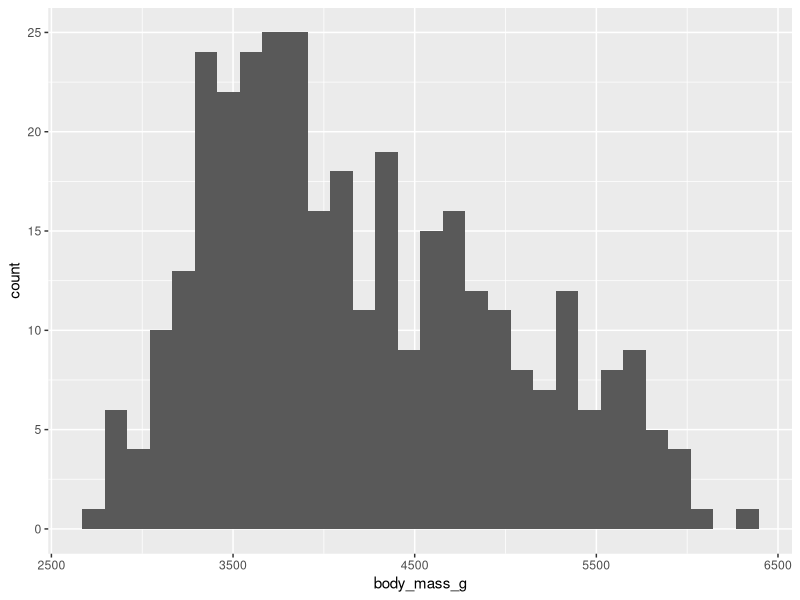
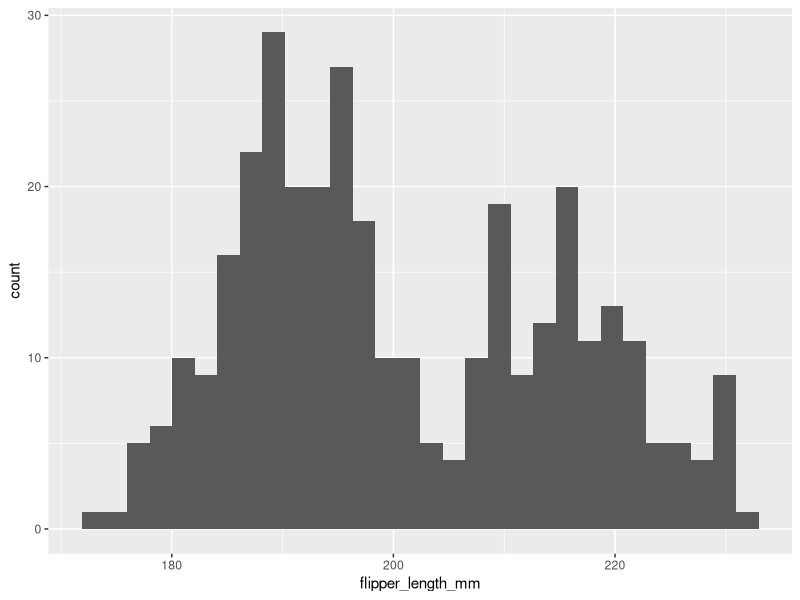
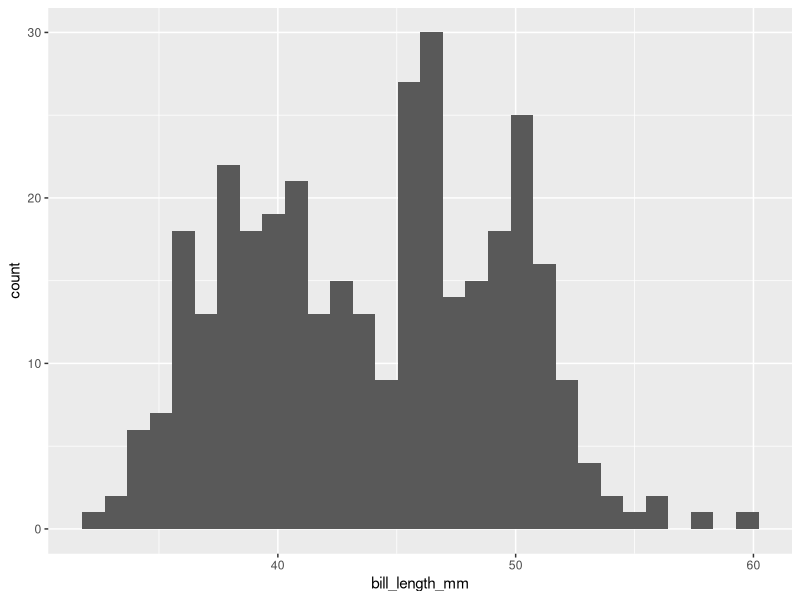
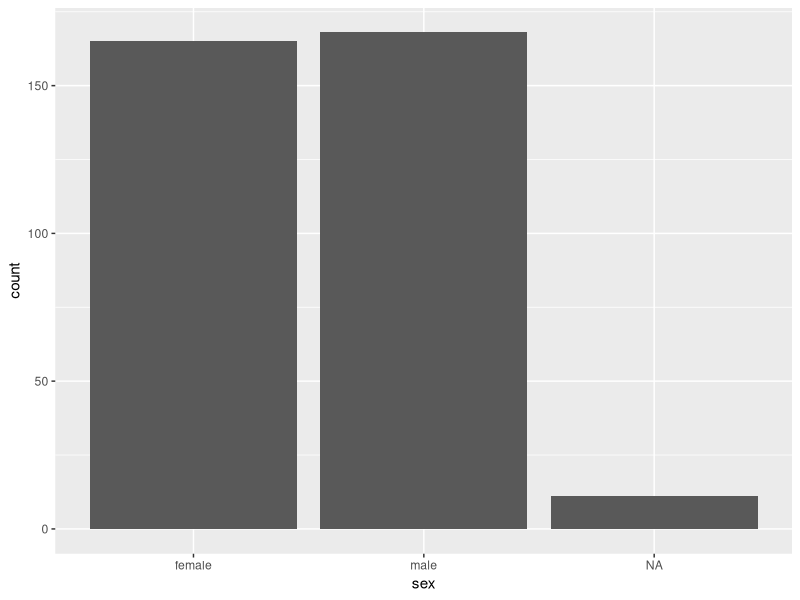
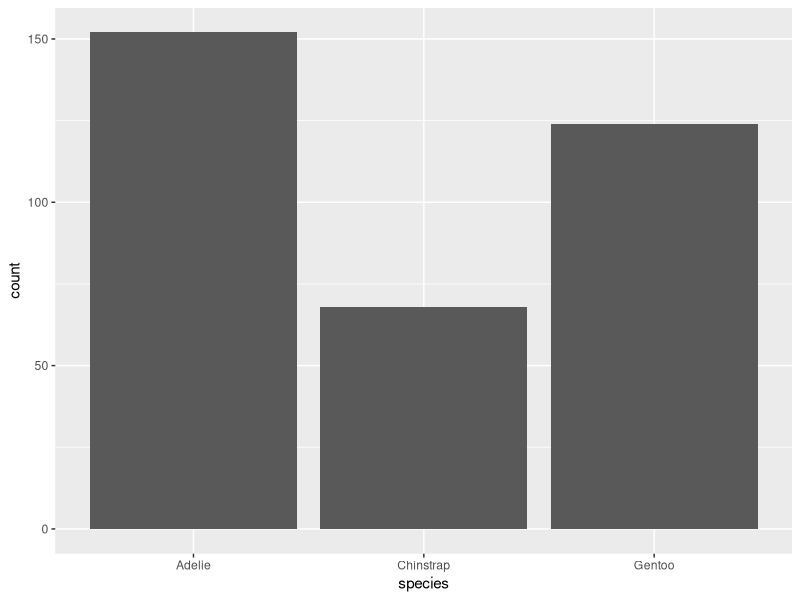
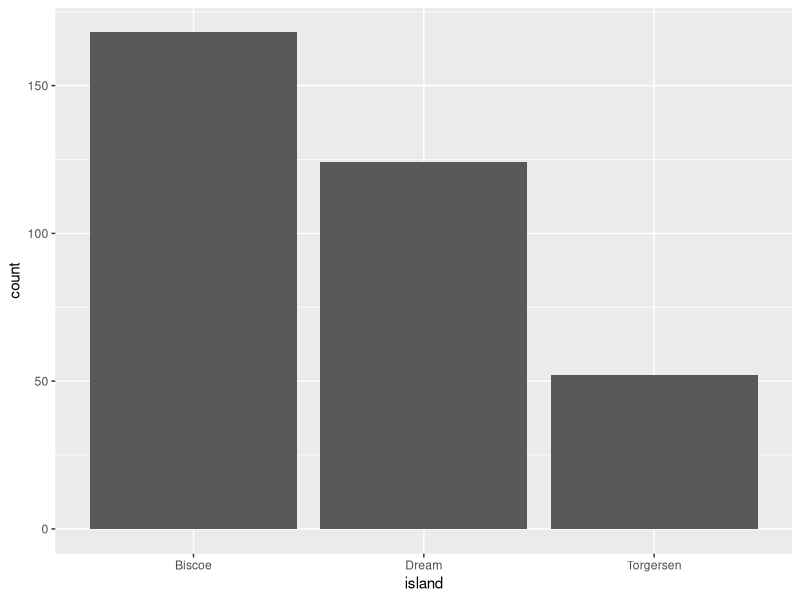
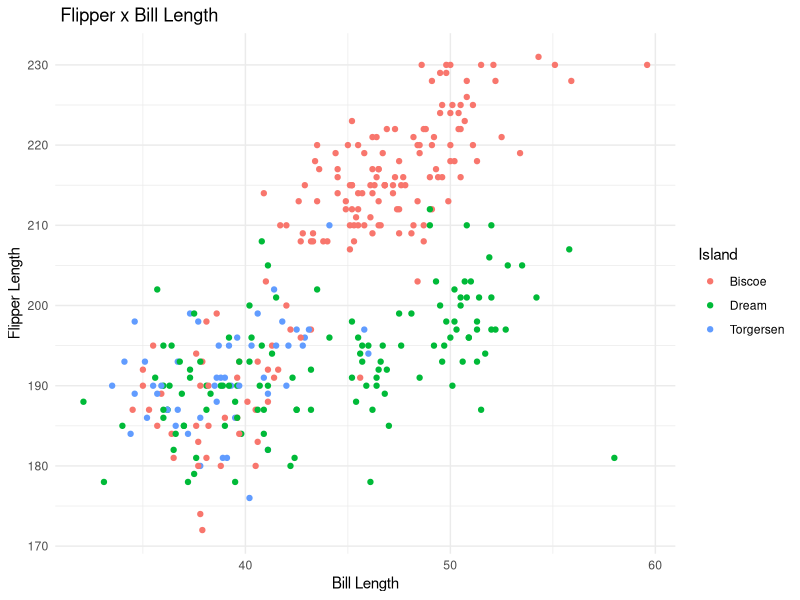
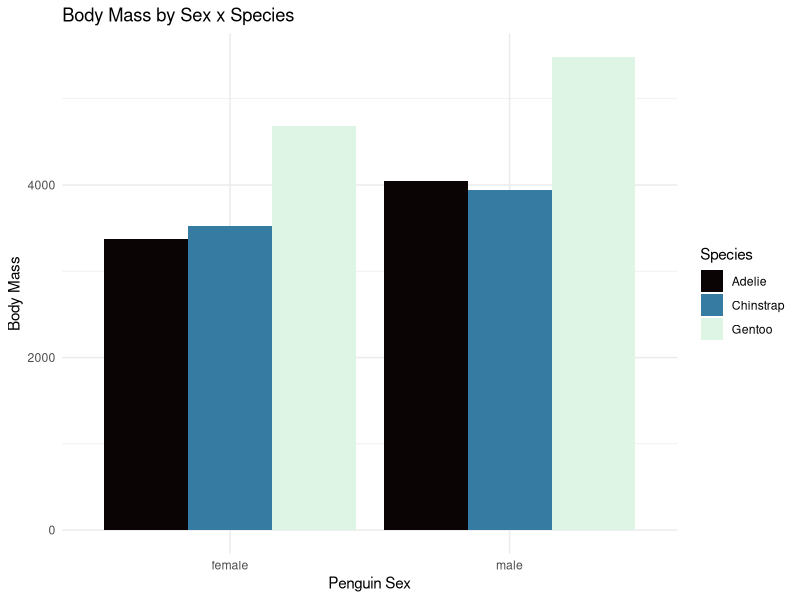

R code for these plots, in order:
## ---- chunk 1
library(tidyverse)
library(ggplot2)
library(psych)
library(viridis)
library(palmerpenguins)
## ---- chunk 2
glimpse(penguins)
## ---- chunk 3
describe(penguins$body_mass_g)
describe(penguins$flipper_length_mm)
describe(penguins$bill_length_mm)
table(penguins$species)
table(penguins$island)
table(penguins$sex)
## ---- chunk 4
ggplot(penguins, aes(body_mass_g)) +
  geom_histogram()
## ---- chunk 5
ggplot(penguins, aes(flipper_length_mm)) +
  geom_histogram()
## ---- chunk 6
ggplot(penguins, aes(bill_length_mm)) +
  geom_histogram()
## ---- chunk 7
ggplot(penguins, aes(sex)) +
  geom_bar()
## ---- chunk 8
ggplot(penguins, aes(species)) +
  geom_bar()
## ---- chunk 9
ggplot(penguins, aes(island)) +
  geom_bar()
## ---- chunk 10
ggplot(penguins, aes(bill_length_mm, flipper_length_mm, color = island)) +
  geom_point() +
  theme_minimal() +
  labs(x = "Bill Length", y = "Flipper Length", title = " Flipper x Bill Length", color = "Island")
## ---- chunk 11
ggplot(penguins %>% filter(!is.na(sex)), aes(sex, body_mass_g, fill = species)) +
  stat_summary(fun = "mean", geom = "bar", position = "dodge") +
  theme_minimal() +
  scale_fill_viridis_d(option = "mako") +
  labs(x = "Penguin Sex", y = "Body Mass", title = "Body Mass by Sex x Species", fill = "Species")
